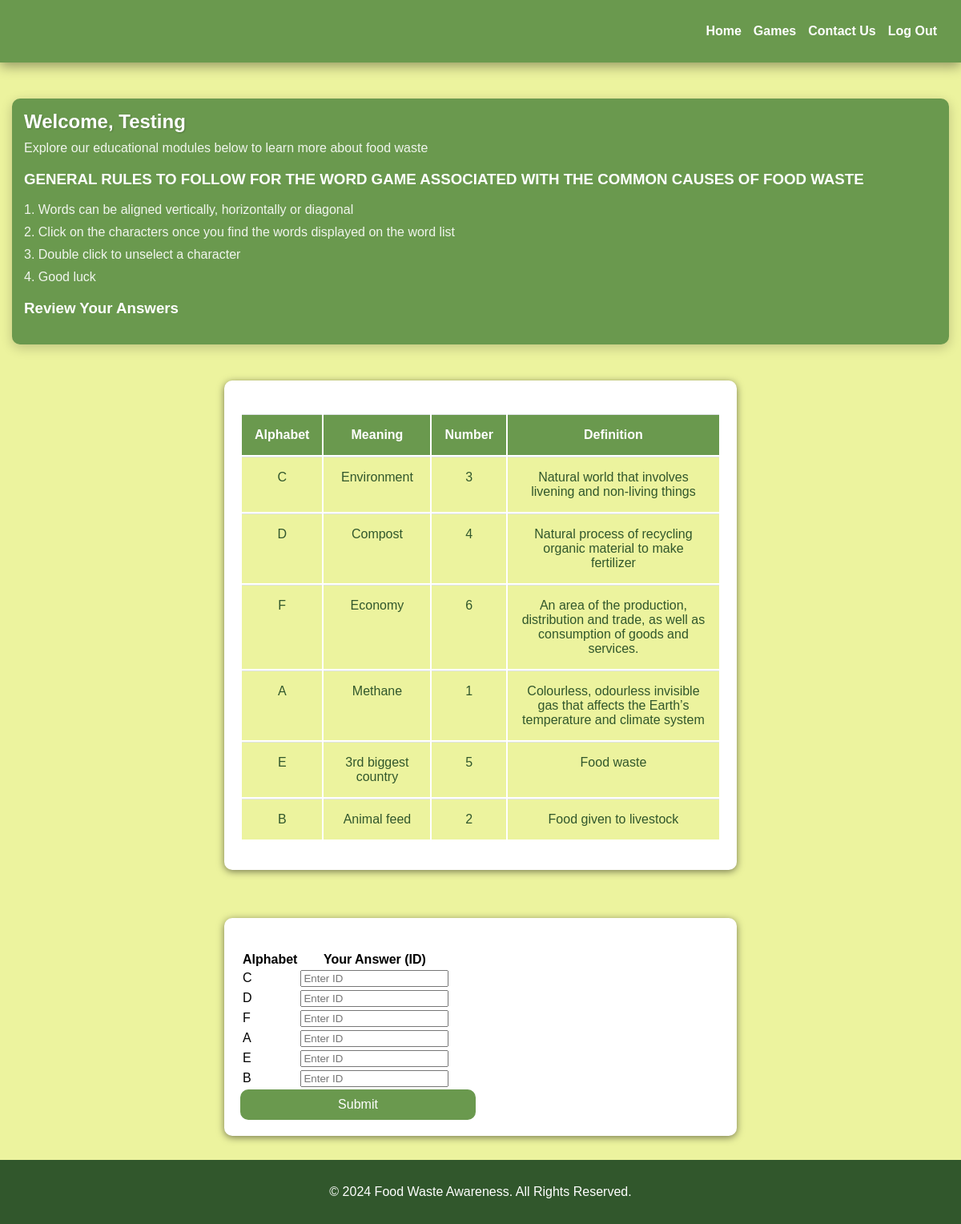
The app's page /user_account_common_word_game (signed in) with its own data.
### tables this page shows
CREATE TABLE CommonCausesGame (
            id INTEGER PRIMARY KEY,
            TextColumn TEXT NOT NULL,
            AlphabetColumn TEXT NOT NULL UNIQUE,
            AlphabetColumnText TEXT NOT NULL UNIQUE
        );

### app.py (the view)
@app.route('/user_account_common_word_game', methods=['GET', 'POST'])
def user_account_common_word_game():
    if request.method == 'POST':
        form_data = request.form.to_dict()
        return common_causes_game_check(form_data)
    questions = get_all_questions()  # Retrieve all questions with options from the database
    questions_prevention_method = get_all_questions_for_prevention_method()
    questions_management_method = get_all_questions_for_management_waste()
    questions_env = get_all_questions_for_environmental_waste()
    questions_common_cuase = get_all_questions_for_common_cause_waste()
    random_records = get_random_common_cause_records()
    grid = create_word_search()
    mixed_words = get_mixed_anagram_words()
    random_records_prevention=get_random_prevention_game_records()
    random_records_prevention=get_random_prevention_game_records()
    user_name = session.get('name', 'User')  # Retrieve the user's name from session
    return render_template('userAccountGame1.html', user_name=user_name, questions=questions,
                           questions_env=questions_env, questions_prevention_method=questions_prevention_method,
                           questions_management_method=questions_management_method, questions_common_cuase=questions_common_cuase,
                           records=random_records, grid=grid, mixed_words=mixed_words, random_records_prevention=random_records_prevention)

### app.py (called while the page is built)
def get_random_prevention_game_records():
    connection = sqlite3.connect('FoodwasteAppdatabase.db')
    cursor = connection.cursor()
    cursor.execute('''
        SELECT id, TextColumn, AlphabetColumn, PreventionImage
        FROM PreventionGame
    ''')
    records_prevention = cursor.fetchall()
    connection.close()
    ids = [row[0] for row in records_prevention]
    text_columns = [row[1] for row in records_prevention]
    random.shuffle(ids)
    random.shuffle(text_columns)
    random_records_prevention = [
        {
            "id": ids[i],
            "text_column": text_columns[i],
            "alphabet_column": records_prevention[i][2],
            "prevention_image": base64.b64encode(records_prevention[i][3]).decode('utf-8')  # Convert image to base64
        }
        for i in range(len(records_prevention))
    ]
    return random_records_prevention

def get_random_common_cause_records():
    connection = sqlite3.connect('FoodwasteAppdatabase.db')
    cursor = connection.cursor()
    cursor.execute('''
        SELECT id, TextColumn, AlphabetColumn, AlphabetColumnText
        FROM CommonCausesGame
        ORDER BY RANDOM()
    ''')
    records = cursor.fetchall()
    connection.close()
    random_records = [
        {
            "id": row[0],
            "text_column": row[1],
            "alphabet_column": row[2],
            "alphabet_column_text": row[3]
        }
        for row in records
    ]
    return random_records

def get_mixed_anagram_words():
    connection = sqlite3.connect('FoodwasteAppdatabase.db')
    cursor = connection.cursor()
    cursor.execute("SELECT EnvAnagramMixedWords FROM EnvironmnentaAnagram")
    words = cursor.fetchall()
    connection.close()
    mixed_words = []
    for word in words:
        word = word[0]  # Extract the string from the tuple
        mixed_word = ''.join(random.sample(word, len(word)))  # Shuffle the letters
        mixed_words.append(mixed_word)
    return mixed_words

### templates/userAccountGame1.html (shortened to what this page needs)
<!DOCTYPE html>
<html lang="en">
  <head>
    <link rel="stylesheet" href="/static/css/style.css" />
  </head>
  <body x-data="FoodwasteApp">
  <body>
    <div class="baner">
      <div class="nav-links">
        <a href="{{ url_for('user_account') }}">Home</a>
        <a href="{{ url_for('user_account_game') }}">Games</a>
        <a href="">Contact Us</a>
        <a href="/logout">Log Out</a>
      </div>
    </div>
    <div class="welcome-banner">
      <h2>Welcome, {{user_name}}</h2>
      <p>
        Explore our educational modules below to learn more about food waste
      </p>
      <h3>GENERAL RULES TO FOLLOW FOR THE WORD GAME ASSOCIATED WITH THE COMMON CAUSES OF FOOD WASTE</h3>
      <p>1. Words can be aligned vertically, horizontally or diagonal </p>
      <p>2. Click on the characters once you find the words displayed on the word list </p>
      <p>3. Double click to unselect a character </p>
      <p>4. Good luck </p>
      <div id="review-section">
          <h3>Review Your Answers</h3>
      </div>
    </div>
<div class="container">
    <div class="table-responsive">
        <table class="table table-bordered table-striped">
            <thead>
                <tr>
                    <th>Alphabet</th>
                    <th>Meaning</th>
                    <th>Number</th>
                    <th>Definition</th>
                </tr>
            </thead>
            <tbody>
                {% for record in records %}
                    <tr>
                        <td>{{ record.alphabet_column }} </td>
                        <td> {{ record.alphabet_column_text }}</td>
                        <td>{{ record.id }}</td>
                         <td>{{ record.text_column }}</td>
                      </tr>
                {% endfor %}
            </tbody>
        </table>
    </div>
</div>
<div class="container" x-show="Admin_Home_Page" x-cloak>
  <div class="table-responsive">
    <form method="POST" action="/user_account_common_word_game">
      <table>
          <tr>
              <th>Alphabet</th>
              <th>Your Answer (ID)</th>
          </tr>
          {% for record in records %}
              <tr>
                  <td>{{ record.alphabet_column }}</td>
                  <td>
                      <input  type="number" name="answer_{{ record.alphabet_column }}" placeholder="Enter ID">
                  </td>
              </tr>
          {% endfor %}
      </table>
      <button type="submit" class="submit-button">Submit</button>
  </form>
  </div>
</div>
<footer class="footer">
<div class="footer-content">
  <p>&copy; 2024 Food Waste Awareness. All Rights Reserved.</p>
</div>
</footer>
</body>
</html>

### static/css/style.css (style rules this page uses)
body { background-color: #ecf39e; font-size: medium; font-family: 'Lucida Sans', 'Lucida Sans Regular', 'Lucida Grande', 'Lucida Sans Unicode', Geneva, Verdana, sans-serif; display: flex; flex-direction: column; min-height: 100vh; margin: 0; }
.welcome-banner { background-color: #6a994e; color: white; padding: 20px; margin: 20px; border-radius: 10px; box-shadow: 0 4px 15px rgba(0, 0, 0, 0.2); }
.welcome-banner h2 { color: white; margin: 0; font-size: 24px; text-shadow: 1px 1px 2px rgba(0, 0, 0, 0.2); }
.welcome-banner p { margin: 10px 0 0; font-size: 16px; opacity: 0.9; }
.baner { background-color: #6a994e; box-shadow: 0 4px 15px rgba(0, 0, 0, 0.4); padding: 30px; width: 100% auto; margin-bottom: 30px; top: 0; left: 0; z-index: 1; }
.nav-links { display: flex; float: right; gap: 25px; }
.nav-links a { color: white; text-decoration: none; font-weight: bold; transition: color 0.3s; }
@media screen and (max-width: 1330px) { .welcome-banner { margin: 15px; padding: 15px; } }
@media screen and (max-width: 1330px) { .nav-links { gap: 15px; } }
h2 { font-size: 30px; text-shadow: 2px 2px 0 rgba(0, 0, 0, 0.189); margin: 0; font-family: 'Patrick Hand', 'Lucida Sans', 'Lucida Sans Regular', 'Lucida Grande', 'Lucida Sans Unicode', Geneva, Verdana, sans-serif; color: #31572c; }
.container { width: 600px; margin: 30px auto; padding: 20px; background-color: white; border-radius: 10px; box-shadow: 0 2px 10px rgba(0, 0, 0, 0.5); }
.submit-button, .back-button { width: 49%; border-radius: 10px; background-color: #6a994e; border: none; color: white; justify-content: center; padding: 10px; font-size: 16px; cursor: pointer; text-align: center; transition: background-color 0.3s; }
.footer { background-color: #31572c; color: white; text-align: center; padding: 15px 0; margin-top: auto; box-sizing: border-box; width: 100%; }
.footer-content { max-width: 1200px; margin: 0 auto; }
.table-responsive { overflow-x: auto; -webkit-overflow-scrolling: touch; margin-top: 20px; }
.table { width: 100%; max-width: 100%; margin-bottom: 1rem; background-color: transparent; }
.table th, .table td { padding: 1rem; vertical-align: top; border-top: 1px solid #dee2e6; text-align: center; }
.table th { background-color: #6a994e; color: white; }
.table td { background-color: #ecf39e; color: #31572c; }

### records on screen
CommonCausesGame: alphabet_column "C", alphabet_column_text "Environment", id "3", text_column "Natural world that involves livening and non-living things"
CommonCausesGame: alphabet_column "D", alphabet_column_text "Compost", id "4", text_column "Natural process of recycling organic material to make fertilizer", alphabet_column "Enter ID"
CommonCausesGame: alphabet_column "F", alphabet_column_text "Economy", id "6", text_column "An area of the production, distribution and trade, as well as consumption of goods and services."
CommonCausesGame: alphabet_column "A", alphabet_column_text "Methane", id "1", text_column "Colourless, odourless invisible gas that affects the Earth’s temperature and climate system"
CommonCausesGame: alphabet_column "E", alphabet_column_text "3rd biggest country", id "5", text_column "Food waste", alphabet_column "Enter ID"
CommonCausesGame: alphabet_column "B", alphabet_column_text "Animal feed", id "2", text_column "Food given to livestock"

### other values on screen
{{ user_name }} "Testing"
